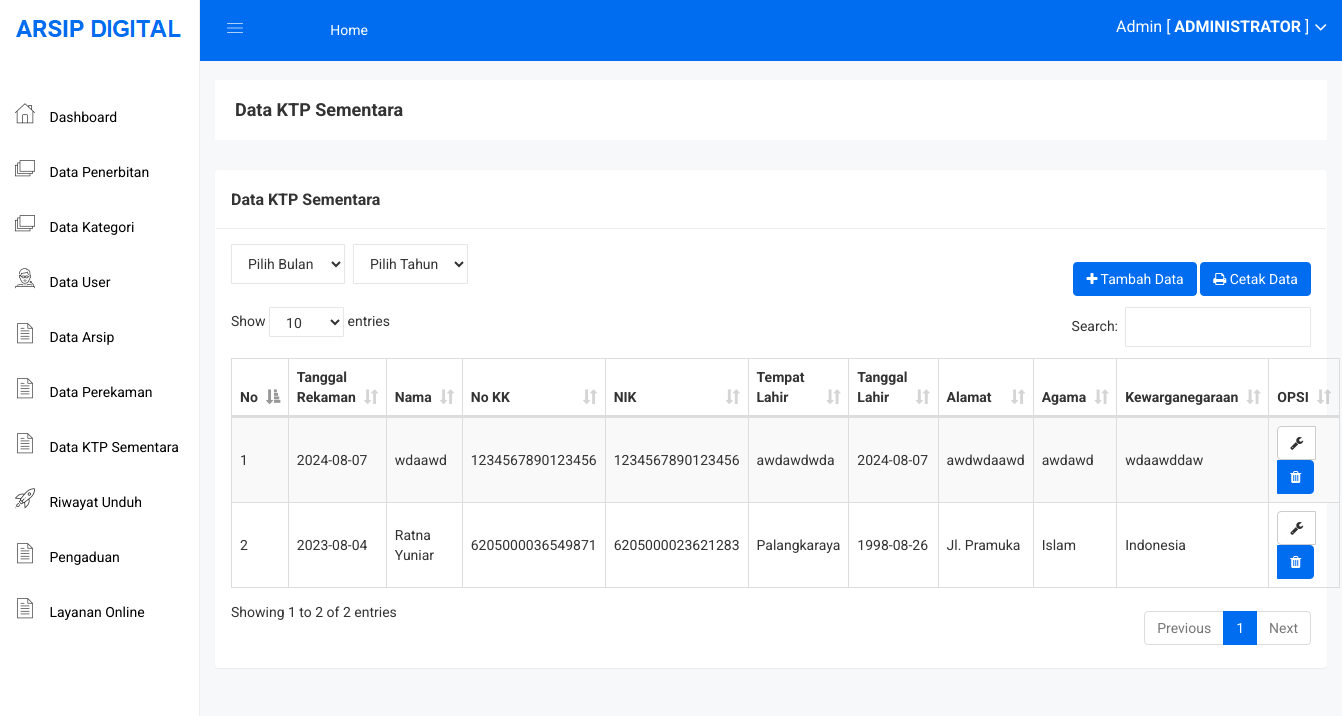
Before: /admin/ktp_sementara.php (signed in) with the older database file.
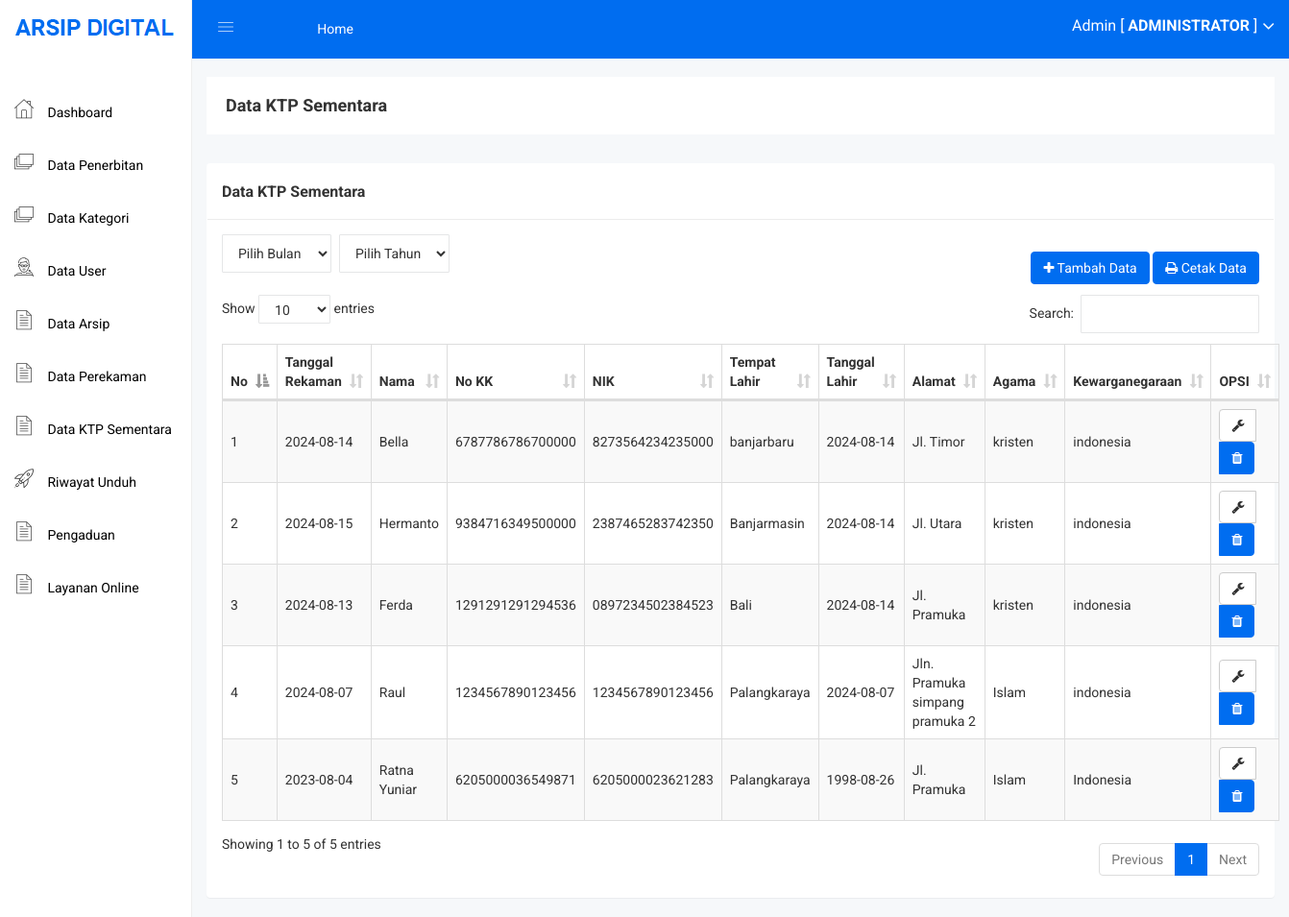
After: the same page with the newer database file.
### tables this page shows
CREATE TABLE IF NOT EXISTS `ktp_sementara` (
  `id_sementara` int NOT NULL AUTO_INCREMENT,
  `tgl_input` date NOT NULL,
  `nama` varchar(30) NOT NULL,
  `no_kk` varchar(16) NOT NULL,
  `nik` varchar(16) NOT NULL,
  `tempat_lahir` varchar(30) NOT NULL,
  `tgl_lahir` date NOT NULL,
  `alamat` varchar(50) NOT NULL,
  `agama` varchar(10) NOT NULL,
  `negara` varchar(15) NOT NULL,
  PRIMARY KEY (`id_sementara`),
  UNIQUE KEY `no_kk` (`no_kk`),
  UNIQUE KEY `nik` (`nik`)
);

### admin/ktp_sementara.php (the view, shortened to what this page needs)
<?php include 'header.php'; ?>
<br>
<br>
<div class="breadcome-area">
    <div class="container-fluid">
        <div class="row">
            <div class="col-lg-12 col-md-12 col-sm-12 col-xs-12">
                <div class="breadcome-list">
                    <div class="row">
                        <div class="col-lg-6 col-md-6 col-sm-6 col-xs-12">
                            <div class="breadcome-heading">
                                <h4 style="margin-bottom: 0px">Data KTP Sementara</h4>
                            </div>
                        </div>
                    </div>
                </div>
            </div>
        </div>
    </div>
</div>
<div class="container-fluid">
    <div class="panel panel">
        <div class="panel-heading">
            <h3 class="panel-title">Data KTP Sementara</h3>
        </div>
        <div class="panel-body">
            <div class="d-flex align-items-center justify-content-between mb-2">
                <div class="d-flex">
                    <div class="form-group">
                        <?= renderMonthSelect('bulan'); ?>
                    </div>
                    <div class="form-group mx-2">
                        <?= renderYearSelect('tahun', 2020, 2025);
                        ?>
                    </div>
                </div>
                <div>
                    <a href="ktp_sementara_tambah.php" class="btn btn-primary"><i class="fa fa-plus"></i> Tambah Data</a>
                    <a href="ktp_sementara_cetak.php?<?= getUrlParams() ?>" class="btn btn-primary"><i class="fa fa-print"></i> Cetak Data</a>
                </div>
            </div>
            <table id="table" class="table table-bordered table-striped table-hover table-datatable">
                <thead>
                    <tr>
                        <th>No</th>
                        <th width="1%">Tanggal Rekaman</th>
                        <th width="5%">Nama</th>
                        <th>No KK</th>
                        <th>NIK</th>
                        <th>Tempat Lahir</th>
                        <th>Tanggal Lahir</th>
                        <th>Alamat</th>
                        <th>Agama</th>
                        <th>Kewarganegaraan</th>
                        <th class="text-center" width="10%">OPSI</th>
                    </tr>
                </thead>
                <tbody>
                    <?php
                    include '../koneksi.php';
                    $no = 1;
                    $sql = "SELECT * FROM ktp_sementara";
                    $sql .= " ORDER BY id_sementara DESC";
                    $ktp_sementara = mysqli_query($koneksi, $sql);
                    while ($p = mysqli_fetch_array($ktp_sementara)) {
                    ?>
                        <tr>
                            <td><?php echo $no++; ?></td>
                            <td><?php echo $p['tgl_input'] ?></td>
                            <td><?php echo $p['nama'] ?></td>
                            <td><?php echo $p['no_kk'] ?></td>
                            <td><?php echo $p['nik'] ?></td>
                            <td><?php echo $p['tempat_lahir'] ?></td>
                            <td><?php echo $p['tgl_lahir'] ?></td>
                            <td><?php echo $p['alamat'] ?></td>
                            <td><?php echo $p['agama'] ?></td>
                            <td><?php echo $p['negara'] ?></td>
                            <td class="text-center">
                                <?php
                                if ($p['id_sementara'] != 1) {
                                ?>
                                    <div class="btn-group">
                                        <a href="ktp_sementara_edit.php?id=<?php echo $p['id_sementara']; ?>" class="btn btn-default"><i class="fa fa-wrench"></i></a>
                                        <button type="button" class="btn btn-primary" data-toggle="modal" data-target="#exampleModal_<?php echo $p['id_sementara']; ?>">
                                            <i class="fa fa-trash"></i>
                                        </button>
                                    </div>
                                <?php
                                }
                                ?>
                            </td>
                        </tr>
                    <?php
                    }
                    ?>
                </tbody>
            </table>
        </div>
    </div>
</div>
<?php include 'footer.php'; ?>

Changed rows visible on the page:
added ktp_sementara: tgl_input "2024-08-14", nama "Bella", no_kk "6787786786700000", nik "8273564234235000", tempat_lahir "banjarbaru", tgl_lahir "2024-08-14", alamat "Jl. Timor", agama "kristen", negara "indonesia"
added ktp_sementara: tgl_input "2024-08-15", nama "Hermanto", no_kk "9384716349500000", nik "2387465283742350", tempat_lahir "Banjarmasin", tgl_lahir "2024-08-14", alamat "Jl. Utara", agama "kristen", negara "indonesia"
added ktp_sementara: tgl_input "2024-08-13", nama "Ferda", no_kk "1291291291294536", nik "0897234502384523", tempat_lahir "Bali", tgl_lahir "2024-08-14", alamat "Jl. Pramuka", agama "kristen", negara "indonesia"
changed ktp_sementara: nama "wdaawd" → "Raul"; tempat_lahir "awdawdwda" → "Palangkaraya"; alamat "awdwdaawd" → "Jln. Pramuka simpang pramuka 2"; agama "awdawd" → "Islam"; negara "wdaawddaw" → "indonesia"
Other visible differences:
text written by a page script: "Show entries Search: Showing 1 to 2 of 2 entries Previous 1 Next" → "Show entries Search: Showing 1 to 5 of 5 entries Previous 1 Next"
